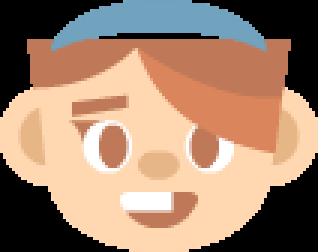
#> input picture assets/kenney_toon-characters/Female adventurer/PNG/Parts HD/head.png, 106 x 84 px (shown 3 times larger)
$ python -i manager_parts.py   (imports and definitions only)
#> lines starting #> are read from the running program, lines starting #| are printed output that depends on the picture
"""Bake the locked posh cash managers (compact v2, 19 Oct) into part textures for the Godot rig.

Per look (a fixed pool of people per tier):
  body        legs + shoes + neck + jacket (crew items drawn in a neutral grey)
  body_crew   only the crew-colour items (tie / waistcoat / bow tie / pocket square / socks...) in greyscale;
              the game draws it over the body with modulate = crew colour
  head, head_talk, head_blink   (head already at the compact 1.38 scale; pivot = chin)
  body_glow, head_glow          white, dilated + blurred silhouettes for the active-ability rim light
Shared: folio (clipboard), and the suds-aura layers per ability kind.
Arms + hands are drawn in code by scripts/manager_rig.gd (so they bend smoothly).
Writes <proj>/assets/game/sprites/managers/*.png and <proj>/scripts/manager_parts.gd.
"""
import sys, os, io, math, random
sys.path.insert(0, "/root/char")
import posh as M, detailer as D, aura as A
from PIL import Image, ImageFilter, ImageChops
from playwright.sync_api import sync_playwright

PROJ = sys.argv[1] if len(sys.argv) > 1 else "/root/p"
OUT = os.path.join(PROJ, "assets/game/sprites/managers")
RES = 1.5
GLOW_RES = 0.75
VB = (-140, -70, 280, 390)
KEY = "#ff00ff"
NEUTRAL = "#8a8f99"

WHITE = ("#f4f2ee", "#c9c5bd", "#ffffff"); SILVER = ("#d7dbe2", "#a9b0bb", "#ffffff")
PEP = ("#4a3a30", "#2f241d", "#7a6352"); GREYT = "#b9bdc4"
BROWN = ("#6b4226", "#4a2c18", "#9a6a46"); BLACK = ("#1f1a17", "#0f0c0a", "#4a403a")
GINGER = ("#c0602e", "#93441c", "#e8935e"); BLOND = ("#e0b452", "#b88a2c", "#f6dc94")
TAN = ("#b07a45", "#87582c"); BRN = ("#8a5530", "#5e3619"); BLK = ("#454a58", "#262a33")

LOOKS = [
    # ---- Juniors (20s): natural hair, big eyes, beaming
    dict(tier=0, skin=4, hair=GINGER, style="swoop", freckles=True, suit=("#8fa3b8", "#6d8197"), iris="#3f6f9a", shoe=TAN),
    dict(tier=0, skin=2, hair=BLACK, style="curlytop", suit=("#7d8a5e", "#5e6a44"), iris="#3b2a1a", shoe=TAN),
    dict(tier=0, skin=1, hair=BLOND, style="highpony", fem=True, suit=("#c08aa0", "#9a6a80"), iris="#3f6f9a", shoe=BRN, accent="#e53935"),
    dict(tier=0, skin=3, hair=BLACK, style="bob", fem=True, suit=("#9a8a74", "#7a6b58"), iris="#3b2a1a", shoe=BLK, accent="#43a047"),
    dict(tier=0, skin=0, hair=BROWN, style="swoop", suit=("#6f86b0", "#556b93"), iris="#4a6a3a", shoe=TAN),
    dict(tier=0, skin=0, hair=BROWN, style="bob", fem=True, suit=("#a7adb5", "#858c96"), iris="#5a3a22", shoe=BRN, accent="#1e88e5"),
    # ---- Seniors (40s-50s): greying temples, calm
    dict(tier=1, skin=1, hair=PEP, style="sidepart", temples=GREYT, readers="#7a4a2a", suit=("#5a6270", "#3f4652"), iris="#3b2a1a", shoe=BRN),
    dict(tier=1, skin=3, hair=BLACK, style="receding", temples=GREYT, mo="handlebar", mo_col=BLACK, suit=("#6b5a48", "#4c3f32"), iris="#3b2a1a", shoe=BRN),
    dict(tier=1, skin=0, hair=BROWN, style="lowbun", temples=GREYT, fem=True, suit=("#4d5d7a", "#364358"), iris="#4a6a3a", shoe=BRN),
    dict(tier=1, skin=4, hair=GINGER, style="sidepart", temples=GREYT, suit=("#4f5a6e", "#384152"), iris="#3f6f9a", shoe=BRN),
    dict(tier=1, skin=2, hair=BLACK, style="lowbun", temples=GREYT, fem=True, readers="#2a2d34", suit=("#6a4a5e", "#4c3343"), iris="#3b2a1a", shoe=BLK),
    dict(tier=1, skin=0, hair=BROWN, style="receding", temples=GREYT, mo="walrus", mo_col=BROWN, suit=("#5f6648", "#454a33"), iris="#4a6a8a", shoe=BRN),
    # ---- Executives (60s+): white / silver, snooty (locked 19 Oct)
    dict(tier=2, skin=4, hair=WHITE, style="tufts", bushy=True, brow=WHITE, mo="handlebar", suit=("#3a3550", "#28243a"), pinstripe=True),
    dict(tier=2, skin=2, hair=SILVER, style="bouffant", fem=True, suit=("#5b2a4a", "#3f1c33"), glasses="#c62828", iris="#3b2a1a"),
    dict(tier=2, skin=1, hair=WHITE, style="slick", bushy=True, brow=WHITE, mo="walrus", monocle=True, suit=("#2f4a3e", "#1f342b"), spats=True, iris="#3b2a1a"),
    dict(tier=2, skin=3, hair=SILVER, style="slick", bushy=True, brow=SILVER, mo="handlebar", suit=("#2c3f66", "#1e2c4a"), pinstripe=True, iris="#3b2a1a"),
    dict(tier=2, skin=0, hair=SILVER, style="bob", fem=True, pearls_ear=True, suit=("#2f5458", "#1f3a3d"), iris="#4a6a8a", accent="#e7b93c"),
]
IDLE_MOOD = ["beam", "smile", "smug"]
TURN = 0.75        # Hamza 19 Oct: they face their workers, not us
KINDS = ["income", "speed", "discount"]


def svg(body):
    return D.svg(body, int(VB[2]), int(VB[3]), VB)


class Baker:
    def __init__(self, pw):
        self.b = pw.chromium.launch()
        self.pg = self.b.new_page(device_scale_factor=RES, viewport={"width": int(VB[2]), "height": int(VB[3])})

    # [4 lines left out: function render, not called in this run]


def to_px(x, y, res=RES):
    return ((x - VB[0]) * res, (y - VB[1]) * res)


# [8 lines left out: function crop_save, not called in this run]


def glow_of(img):
    """White silhouette, dilated + blurred, at GLOW_RES."""
    a = img.split()[3]
    k = GLOW_RES / RES
    a = a.resize((max(1, int(img.width * k)), max(1, int(img.height * k))), Image.LANCZOS)
    a = a.point(lambda v: 255 if v > 40 else 0)
    a = a.filter(ImageFilter.MaxFilter(5))            # ~3.5 design units at 0.75 px/unit
    a = a.filter(ImageFilter.GaussianBlur(2.2))
    w = Image.new("RGBA", a.size, (255, 255, 255, 0))
    w.putalpha(a)
    return w


# [16 lines left out: function crew_overlay, not called in this run]


def head_svg(p, L, mood):
    k, cy = M.HEAD_SCALE, L["chin"]
    return f'<g transform="translate(0 {M.f(cy)}) scale({k}) translate(0 {M.f(-cy)})">{M.head(p, L, mood)}</g>'


def body_svg(p, L):
    parts = M.body(p, L)
    return parts["legs"] + parts["shoes"] + parts["neck"] + parts["torso"]


# [100 lines left out: functions gd_val, main, not called in this run]


# [2 lines not run here, left out]

>>> import cv2
>>> picture = cv2.imread('../../assets/kenney_toon-characters/Female adventurer/PNG/Parts HD/head.png', cv2.IMREAD_GRAYSCALE)
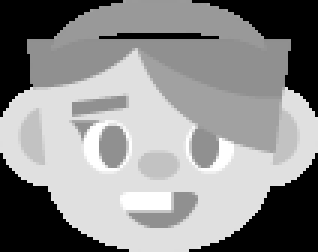
#> picture: shape (84, 106) (shown 3 times larger); min 0, max 255, mean 141.2
#> (the run stopped early here; a loop or call above may not have finished)
